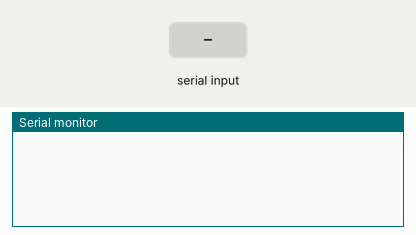
Recording of a sketch running on a simulated Arduino Leonardo, built with avr-gcc and run on an emulated ATmega32U4. Parts: the last lines printed to the serial monitor. Inputs (shaded band) come from the test bench. USB keyboard and mouse output is not drawn.

Above: at 1.2 s.
1.3 s: "m,\n" received over Serial
At 2.5 s:
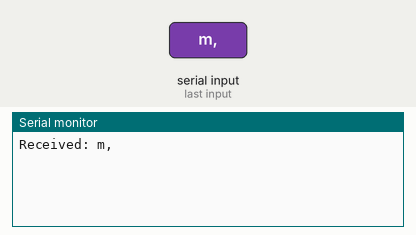
2.8 s: "r,\n" received over Serial
At 3.8 s:
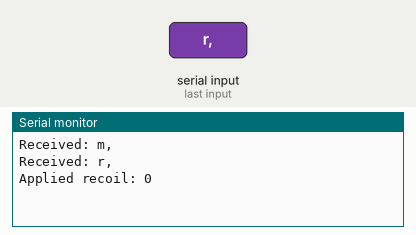
4.3 s: "90,45,200\n" received over Serial
At 4.9 s:
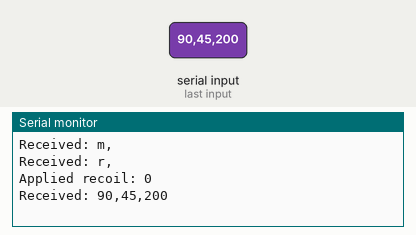
5.8 s: "90,45\n" received over Serial
At 7.0 s:
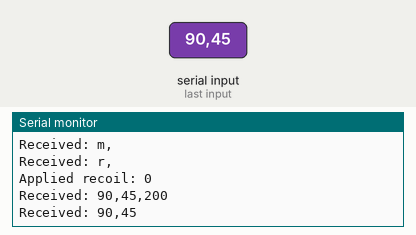
7.3 s: "0\n" received over Serial
At 8.4 s:
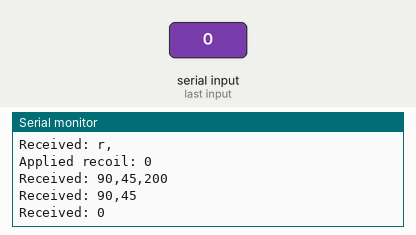
8.8 s: "m,,45\n" received over Serial
At 9.5 s:
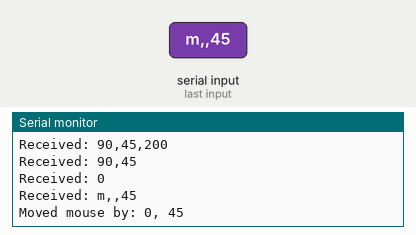

Measured:
- after the input at 1.3 s, the serial monitor: prints a new line at once (image 1)
- after the input at 2.8 s, the serial monitor: prints a new line at once (image 2)
- after the input at 4.3 s, the serial monitor: prints a new line at once (image 3)
- after the input at 5.8 s, the serial monitor: prints a new line at once (image 4)
- after the input at 7.3 s, the serial monitor: prints a new line at once (image 5)
- after the input at 8.8 s, the serial monitor: prints a new line at once (image 6)

The sketch:

mouse_controller.ino
```cpp
#include <Mouse.h>

String serialBuffer = "";

void setup() {
  Serial.begin(115200);
  Mouse.begin();
  serialBuffer.reserve(32);  // Reserve space for command strings
}

void loop() {
  // Read from serial and accumulate until newline
  while (Serial.available() > 0) {
    char receivedChar = Serial.read();
    if (receivedChar == '\n') {
      processCommand(serialBuffer);
      serialBuffer = "";  // Reset buffer
    } else {
      serialBuffer += receivedChar;
      // Avoid overflow if no newline is sent
      if (serialBuffer.length() > 64) serialBuffer = "";
    }
  }
}

void processCommand(const String &command) {
  if (command.length() == 0) return;

  // Debug: Echo received command
  Serial.print("Received: ");
  Serial.println(command);

  // Mouse move: "m,dx,dy"
  if (command.startsWith("m,")) {
    int firstComma = command.indexOf(',');
    int secondComma = command.indexOf(',', firstComma + 1);
    if (firstComma > 0 && secondComma > firstComma) {
      int dx = command.substring(firstComma + 1, secondComma).toInt();
      int dy = command.substring(secondComma + 1).toInt();
      Mouse.move(dx, dy, 0);
      // Debug: Echo action
      Serial.print("Moved mouse by: ");
      Serial.print(dx);
      Serial.print(", ");
      Serial.println(dy);
    }
  }
  // Recoil: "r,strength"
  else if (command.startsWith("r,")) {
    int firstComma = command.indexOf(',');
    if (firstComma > 0) {
      int strength = command.substring(firstComma + 1).toInt();
      Mouse.move(0, strength, 0);
      // Debug: Echo action
      Serial.print("Applied recoil: ");
      Serial.println(strength);
    }
  }
  // Add additional commands here, if needed.
  // else if (command.startsWith("jitter,")) { ... }
}
```
